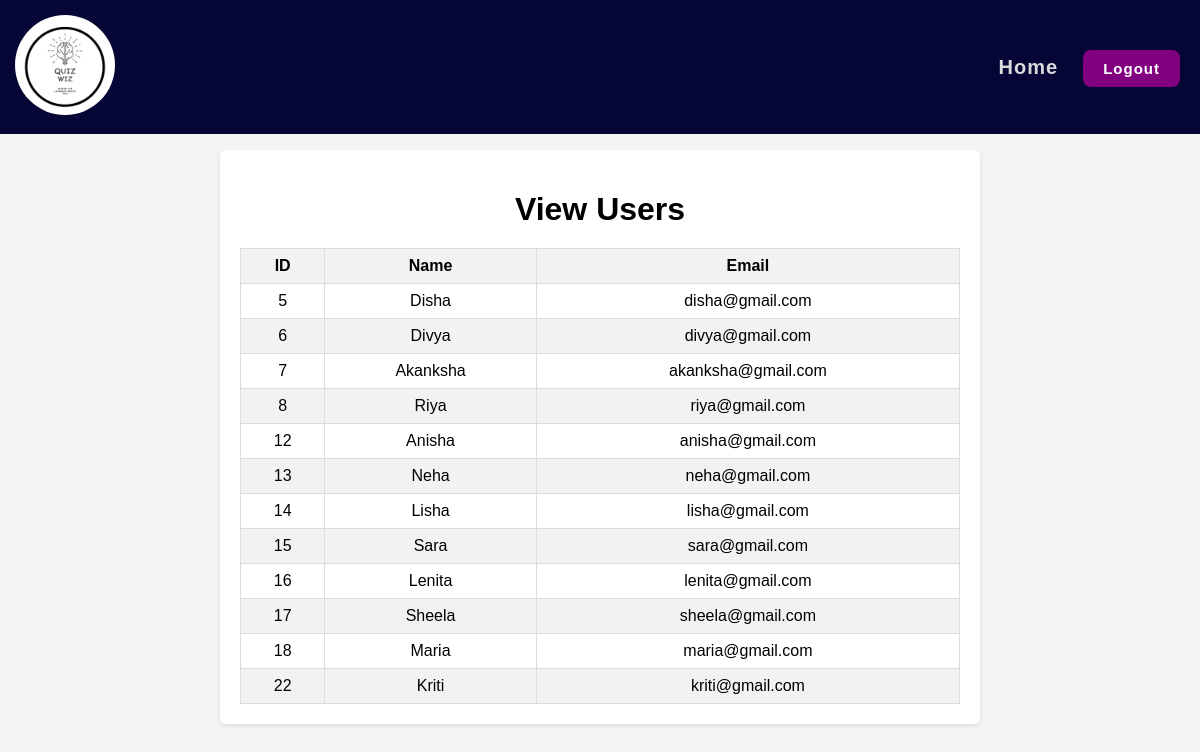
The page /admin/view_users.php on the database its author committed.
### tables this page shows
CREATE TABLE `users` (
  `UserID` int(11) NOT NULL,
  `Username` varchar(255) NOT NULL,
  `Email` varchar(255) NOT NULL,
  `Password` varchar(255) NOT NULL,
  `user_type` varchar(20) DEFAULT NULL
);

### admin/view_users.php (the view, shortened to what this page needs)
<!DOCTYPE html>
<html lang="en">
<head>
</head>
<body>
<div class="container">
    <h1>View Users</h1>
    <table>
        <thead>
            <tr>
                <th>ID</th>
                <th>Name</th>
                <th>Email</th>
            </tr>
        </thead>
        <tbody>
            <?php
            include "../shared/config.php";
            include "./navbar.php";
            $query = "SELECT UserID, Username, Email FROM users";
            $result = mysqli_query($conn, $query);
            if ($result) {
                while ($row = mysqli_fetch_assoc($result)) {
                    echo "<tr>";
                    echo "<td>{$row['UserID']}</td>";
                    echo "<td>{$row['Username']}</td>";
                    echo "<td>{$row['Email']}</td>";
                    echo "</tr>";
                }
            } else {
                echo "<tr><td colspan='3'>Error: " . mysqli_error($conn) . "</td></tr>";
            }
            ?>
        </tbody>
    </table>
</div>
</body>
</html>

### admin/navbar.php (shortened to what this page needs)
<!DOCTYPE html>
<html lang="en">
<head>
</head>
<body>
    <header>
        <div class="navbar">
            <div class="logo-container">
                <img src="../quiz_logo.jpeg" alt="QUIZ WIZ.png">
            </div>
            <ul class="nav-links">
                <li><a href="../index.php">Home</a></li>
                <div class="logout">
                    <a href="../shared/logout.php">Logout</a>
                </div>
            </ul>
        </div>
    </header>
</body>
</html>

### admin/view_users.php (style rules this page uses)
body { font-family: Arial, sans-serif; background-color: #f4f4f4; margin: 0; padding-bottom: 50px; }
.container { width: 60%; margin: 0px auto; padding: 20px; background-color: #fff; border-radius: 5px; margin-top: 150px; box-shadow: 0 2px 4px rgba(0, 0, 0, 0.1); }
h1 { text-align: center; margin-bottom: 20px; }
table { width: 100%; border-collapse: collapse; }
td { text-align: center; padding: 8px; border: 1px solid #dddddd; }
th { background-color: #f2f2f2; text-align: center; padding: 8px; border: 1px solid #dddddd; }
tr:nth-child(even) { background-color: #f2f2f2; }

### admin/navbar.php (style rules this page uses)
li { list-style: none; }
header { width: 100%; background-size: cover; font-family: sans-serif; position: fixed; top: 0; left: 0; }
.navbar { background-color: #050635; padding: 15px; display: flex; justify-content: space-between; align-items: center; width: 100%; }
.nav-links { list-style: none; display: flex; margin: 0; padding: 0; font-size: 20px; }
.nav-links a { text-decoration: none; color: rgb(220, 219, 219); font-weight: bold; font-size: 1em; margin: 0 10px; letter-spacing: 1px; }
.logout { margin-right: 25px; }
.logout a { text-decoration: none; color: white; padding: 10px 20px; font-size: 15px; background: purple; border-radius: 8px; transition: 0.4s; max-width: 100%; white-space: nowrap; overflow: hidden; margin-left: 15px; }
.logo-container img { height: 100px; border-radius: 75px; }

### rows shown on the page
users: UserID "5", Username "Disha", Email "disha@gmail.com"
users: UserID "6", Username "Divya", Email "divya@gmail.com"
users: UserID "7", Username "Akanksha", Email "akanksha@gmail.com"
users: UserID "8", Username "Riya", Email "riya@gmail.com"
users: UserID "12", Username "Anisha", Email "anisha@gmail.com"
users: UserID "13", Username "Neha", Email "neha@gmail.com"
users: UserID "14", Username "Lisha", Email "lisha@gmail.com"
users: UserID "15", Username "Sara", Email "sara@gmail.com"
users: UserID "16", Username "Lenita", Email "lenita@gmail.com"
users: UserID "17", Username "Sheela", Email "sheela@gmail.com"
users: UserID "18", Username "Maria", Email "maria@gmail.com"
users: UserID "22", Username "Kriti", Email "kriti@gmail.com"
